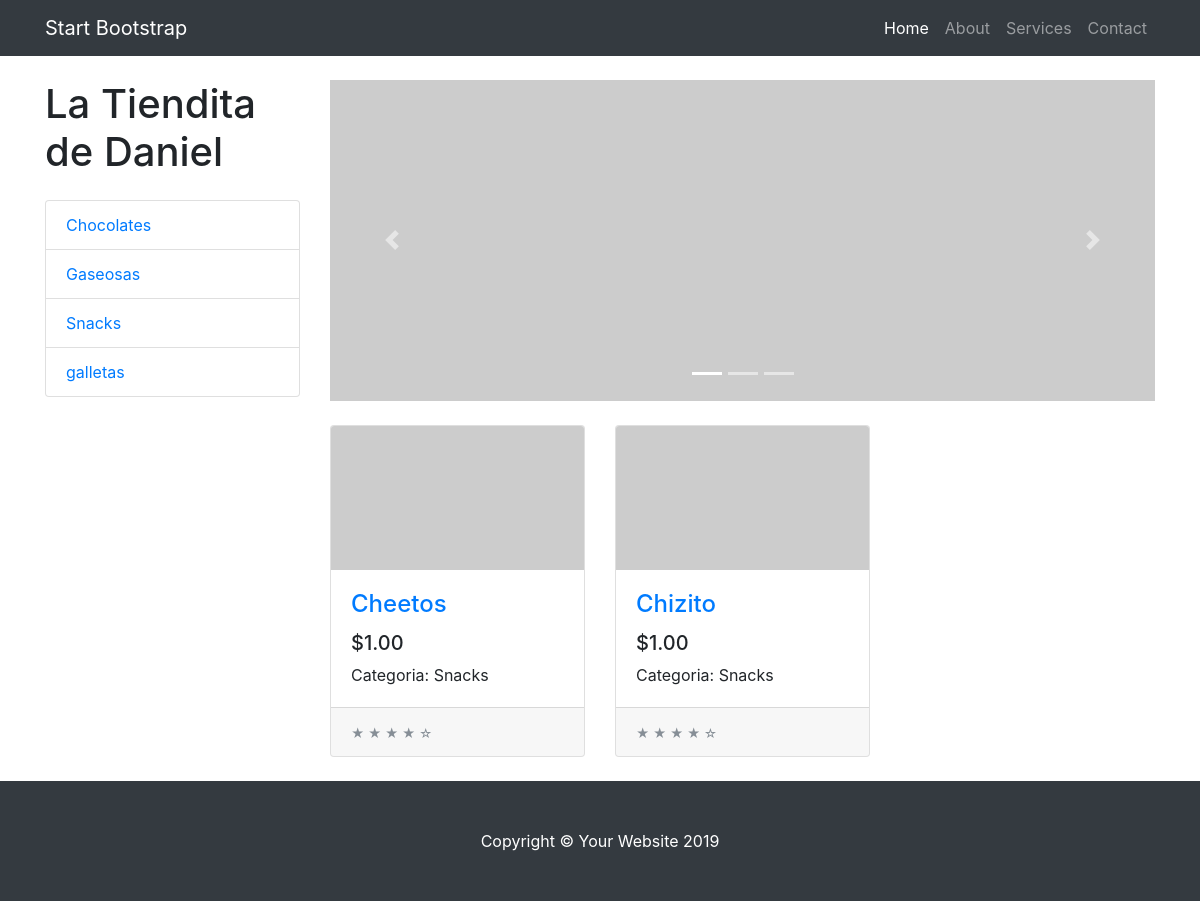
/tienda/categoria/3/, run on the app's committed database.
### tienda/models.py (models this page shows, shortened)
class Categoria(models.Model):
    nombre = models.CharField(max_length=200)
    pub_date = models.DateTimeField('date published')

class Producto(models.Model):
    categoria = models.ForeignKey(Categoria, on_delete=models.CASCADE)
    nombre = models.CharField(max_length=200)
    precio = models.DecimalField(max_digits=6, decimal_places=2)
    stock = models.IntegerField(default=0)
    pub_date = models.DateTimeField('date published')
    imagen = models.ImageField(upload_to='productos',blank=True,null=True)

### tienda/views.py (the view)
# urls.py: path('categoria/<int:categoria_id>/', views.categoria, name='categoria'),
def categoria(request, categoria_id):
    product_list = Producto.objects.filter(categoria = categoria_id)[:6]
    cat_list = Categoria.objects.order_by('nombre')
    context = {'product_list': product_list, 'cat_list': cat_list}
    return render(request, 'tienda/categoria.html', context)

### tienda/templates/tienda/categoria.html (shortened to what this page needs)
{% extends "tienda/layout.html" %}
{% block content %}
    <div id="carouselExampleIndicators"
         class="carousel slide my-4"
         data-ride="carousel">
        <ol class="carousel-indicators">
            <li data-target="#carouselExampleIndicators"
                data-slide-to="0"
                class="active"></li>
            <li data-target="#carouselExampleIndicators" data-slide-to="1"></li>
            <li data-target="#carouselExampleIndicators" data-slide-to="2"></li>
        </ol>
        <div class="carousel-inner" role="listbox">
            <div class="carousel-item active">
                <img class="d-block img-fluid"
                     src="http://placehold.it/900x350"
                     alt="First slide">
            </div>
        </div>
        <a class="carousel-control-prev"
           href="#carouselExampleIndicators"
           role="button"
           data-slide="prev">
            <span class="carousel-control-prev-icon" aria-hidden="true"></span>
        </a>
        <a class="carousel-control-next"
           href="#carouselExampleIndicators"
           role="button"
           data-slide="next">
            <span class="carousel-control-next-icon" aria-hidden="true"></span>
        </a>
    </div>
    <div class="row">
        {% for prod in product_list %}
            <div class="col-lg-4 col-md-6 mb-4">
                <div class="card h-100">
                    <a href="producto/{{ prod.id }}/">
                        <img class="card-img-top" src="http://placehold.it/700x400" alt="">
                    </a>
                    <div class="card-body">
                        <h4 class="card-title">
                            <a href="producto/{{ prod.id }}/">{{ prod.nombre }}</a>
                        </h4>
                        <h5>${{ prod.precio }}</h5>
                        <p class="card-text">
                            Categoria: {{ prod.categoria.nombre }}
                        </p>
                    </div>
                    <div class="card-footer">
                        <small class="text-muted">&#9733; &#9733; &#9733; &#9733; &#9734;</small>
                    </div>
                </div>
            </div>
        {% endfor %}
    </div>
{% endblock %}

### tienda/templates/tienda/layout.html (shortened to what this page needs)
{% load static %}
<!DOCTYPE html>
<html lang="en">
  <head>
    <link href="{% static 'vendor/bootstrap/css/bootstrap.min.css' %}" rel="stylesheet">
    <link href="{% static 'css/shop.css' %}" rel="stylesheet">
  </head>
  <body>
    <nav class="navbar navbar-expand-lg navbar-dark bg-dark fixed-top">
      <div class="container">
        <a class="navbar-brand" href="#">Start Bootstrap</a>
        <div class="collapse navbar-collapse" id="navbarResponsive">
          <ul class="navbar-nav ml-auto">
            <li class="nav-item active">
              <a class="nav-link" href="#">Home
              </a>
            </li>
            <li class="nav-item">
              <a class="nav-link" href="#">About</a>
            </li>
            <li class="nav-item">
              <a class="nav-link" href="#">Services</a>
            </li>
            <li class="nav-item">
              <a class="nav-link" href="#">Contact</a>
            </li>
          </ul>
        </div>
      </div>
    </nav>
    <div class="container">
      <div class="row">
        <div class="col-lg-3">
          <h1 class="my-4">La Tiendita de Daniel</h1>
          <div class="list-group">
            {% for cat in cat_list %}
            <a href="/tienda/categoria/{{ cat.id }}/" class="list-group-item">{{ cat.nombre }}</a>
            {% endfor %}
          </div>
        </div>
        <div class="col-lg-9">
          {% block content %}{% endblock %}
        </div>
      </div>
    </div>
    <footer class="py-5 bg-dark">
      <div class="container">
        <p class="m-0 text-center text-white">Copyright &copy; Your Website 2019</p>
      </div>
    </footer>
  </body>
</html>

### tienda/static/css/shop.css (style rules this page uses)
body { padding-top: 54px; }
@media (min-width: 992px) { body { padding-top: 56px; } }

### data on the page
Categoria: nombre "Chocolates"
Categoria: nombre "Gaseosas"
Categoria: nombre "Snacks"
Categoria: nombre "galletas"
Producto: nombre "Cheetos", precio "1.00", categoria.nombre "Snacks"
Producto: nombre "Chizito", precio "1.00", categoria.nombre "Snacks"
